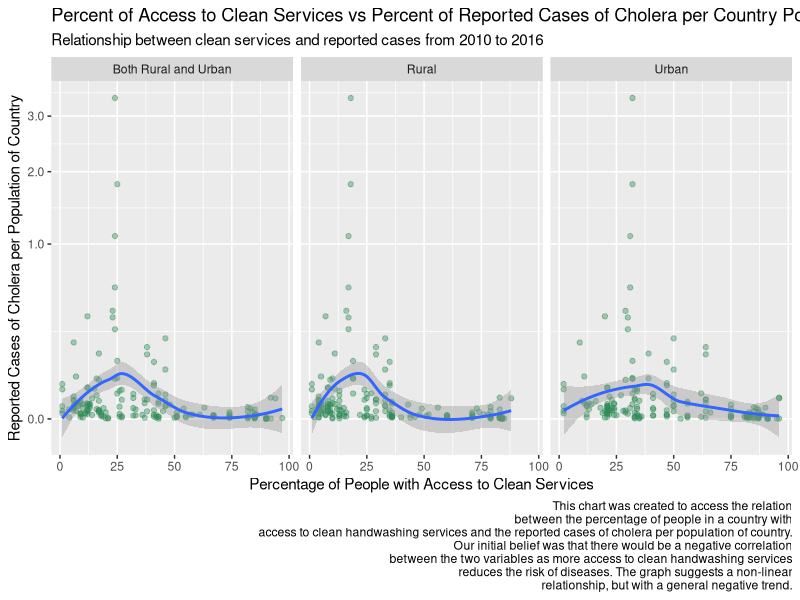
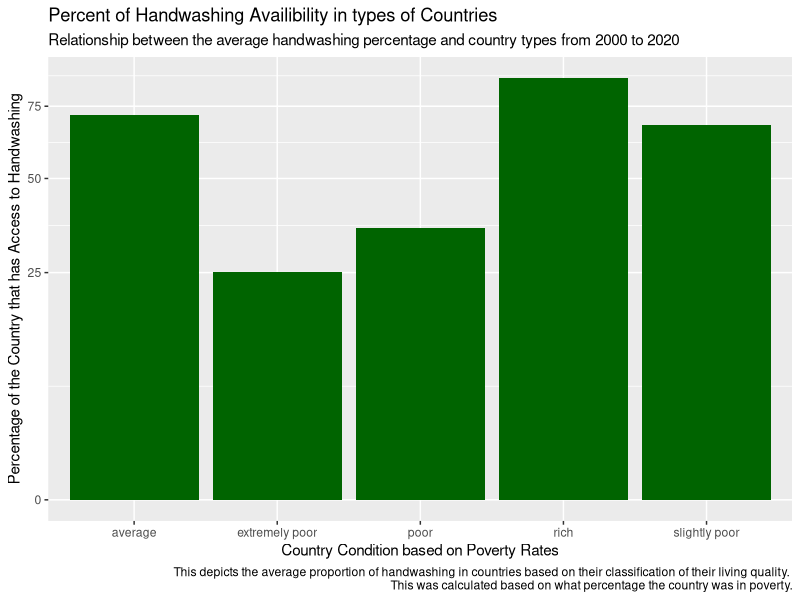

Recreate these plots in R, in order.
## ---- chunk 1
knitr::opts_chunk$set(echo = FALSE)
library(dplyr)
library(ggplot2)
library(stringr)
library(tidyr)
library(data.table)
library(knitr)

## ---- chunk 2
  #Cholera data
cholera <- read.csv("../data/data_cholera_infection_rate.csv")

#Handwashing data
handwash <- read.csv("../data/data_handwash.csv")

#Population data
population <- read.csv("../data/data_country_population.csv")

#Diarrhea data
diarrhea <- read.csv("../data/data_diarrhea_death_rate.csv")

#Poverty data
poverty <- read.csv("../data/data_poverty.csv")

handwash <- read.csv("../data/data_handwash.csv")
## ---- chunk 3
  #Convert Years to rows
population_filtered <- select(population, -c(Country.Code, Indicator.Name, Indicator.Code)) %>%
                      gather("Year", "Population", -Country.Name)%>%
                      rename(Country =Country.Name)
#Rename columns for handwash
handwash_filtered <- slice(handwash,3:n())
names(handwash_filtered) <-  paste0(names(handwash_filtered), ",") %>%
                               str_replace("\\.1,", ", Urban") %>%
                          str_replace("\\.2,", ", Rural") %>%
                          str_replace("\\,$", ", Both Rural and Urban")
#Remove Years to actual years
population_filtered$Year <- strtoi(str_replace(population_filtered$Year, "X", ""))
#Convert handwash years to rows
handwash_filtered <- rename(handwash_filtered, Countries = "X, Both Rural and Urban") %>%
                      gather("Year_and_type", "Percent", -Countries) %>%
                    separate("Year_and_type", into = c("Year","Urban_Rural_or_Both"), sep = ", ")%>%
                    rename(Country = Countries)
#Convert Percentages to integers
#String to integer function is from:
#https://www.tutorialkart.com/r-tutorial/r-convert-string-to-integer/#:~:text=To%20convert%20String%20to%20Integer%20in%20R%20programming%2C%20call%20strtoi,respect%20to%20the%20specified%20base.
handwash_filtered$Percent <- strtoi(handwash_filtered$Percent)
handwash_filtered <- filter(handwash_filtered, !is.na(handwash_filtered$Percent))
#Convert Year to actual years
handwash_filtered$Year <- strtoi(str_replace(handwash_filtered$Year, "X", ""))
#Join handwash_filtered and cholera and filter for max date
handwash_and_cholera <- inner_join(handwash_filtered, cholera) %>% filter(Year == max(Year))
#Value 1
maximum_proportion_handwash <- handwash_and_cholera %>%filter(Percent == max(Percent)) %>%
  pull(Percent)
maximum_proportion_handwash <- maximum_proportion_handwash[1]
#Value 2
max_prop_how_many <-  handwash_and_cholera %>% filter(Percent == max(Percent)) %>%
  pull(Country)
max_prop_how_many <- length(max_prop_how_many)
#Value 3
avg_prop_poverty <- round((mean(na.omit(poverty$percPoverty))), digits = 2)
#Value 4
median_cholera_cases  <- round(median(handwash_and_cholera$Number.of.reported.cases.of.cholera, na.rm =TRUE), digits = 2)
#Value 5
minimum_proportion_handwash <-  handwash_and_cholera %>% filter(Percent == min(Percent)) %>%
  pull(Percent)
minimum_proportion_handwash <- minimum_proportion_handwash[1]
#Value 6
min_prop_how_many <-  handwash_and_cholera %>% filter(Percent == min(Percent)) %>%
  pull(Country)
min_prop_how_many <- length(min_prop_how_many)
#Summary list function
summary_list <- list()
summary_list$maximum_proportion_handwash <- maximum_proportion_handwash
summary_list$max_prop_how_many <- max_prop_how_many
summary_list$avg_prop_poverty <- avg_prop_poverty
summary_list$median_cholera_cases <- median_cholera_cases
summary_list$minimum_proportion_handwash <-minimum_proportion_handwash
summary_list$min_prop_how_many <- min_prop_how_many
summary_list$avg_cholera_cases <- round(mean(handwash_and_cholera$Number.of.reported.cases.of.cholera, na.rm =TRUE), digits = 2)
## ---- chunk 4
highest_poverty <- poverty %>%
  group_by(country)%>%
  filter(percPoverty >= 50.0)
table <- as.data.table(highest_poverty)
kable(table)
 
## ---- chunk 5
  #Convert Years to rows
population_filtered <- select(population, -c(Country.Code, Indicator.Name, Indicator.Code)) %>%
                      gather("Year", "Population", -Country.Name)%>%
                      rename(Country =Country.Name)
#Rename columns for handwash
handwash_filtered <- slice(handwash,3:n())
names(handwash_filtered) <-  paste0(names(handwash_filtered), ",") %>%
                               str_replace("\\.1,", ", Urban") %>%
                          str_replace("\\.2,", ", Rural") %>%
                          str_replace("\\,$", ", Both Rural and Urban")

#Remove Years to actual years
population_filtered$Year <- strtoi(str_replace(population_filtered$Year, "X", ""))

#Convert handwash years to rows
handwash_filtered <- rename(handwash_filtered, Countries = "X, Both Rural and Urban") %>%
                      gather("Year_and_type", "Percent", -Countries) %>%
                    separate("Year_and_type", into = c("Year","Urban_Rural_or_Both"), sep = ", ")%>%
                    rename(Country = Countries)

#Convert Percentages to integers
#String to integer function is from:
#https://www.tutorialkart.com/r-tutorial/r-convert-string-to-integer/#:~:text=To%20convert%20String%20to%20Integer%20in%20R%20programming%2C%20call%20strtoi,respect%20to%20the%20specified%20base.
handwash_filtered$Percent <- strtoi(handwash_filtered$Percent)
handwash_filtered <- filter(handwash_filtered, !is.na(handwash_filtered$Percent))

#Convert Year to actual years
handwash_filtered$Year <- strtoi(str_replace(handwash_filtered$Year, "X", ""))

#Join handwash_filtered and cholera
handwash_and_cholera <- inner_join(handwash_filtered, cholera)

#Join handwash_and_cholera with population_filtered, and
#create Proportion for Cholera Cases divided by Proportion of Sanitation
final_dataframe <- inner_join(handwash_and_cholera, population_filtered) %>%
                    mutate(cases_per_population = Number.of.reported.cases.of.cholera / Population * 100) %>%
                    filter(Year == 2016 | Year == 2015 | Year == 2014 | Year ==2013 | Year == 2012 | Year == 2011| Year == 2010 )

#Make our ggplot2 chart
chart_1 <- ggplot(data = final_dataframe, aes(x = Percent, y = cases_per_population)) +
                    geom_point(alpha = .4, color = "seagreen") +
                    geom_smooth()+facet_wrap(~Urban_Rural_or_Both) +
                    xlab("Percentage of People with Access to Clean Services") +
                    ylab("Reported Cases of Cholera per Population of Country") +
                  # I got the scales::comma lable from:
                  #https://stackoverflow.com/questions/52602503/display-an-axis-value-in-millions-in-ggplot
                  #Square root scale is from:
                  #https://ggplot2-book.org/scales-guides.html
                    scale_y_sqrt(labels = scales::comma) +
                    labs(title = "Percent of Access to Clean Services vs Percent of Reported Cases of Cholera per Country Population",
                        subtitle = "Relationship between clean services and reported cases from 2010 to 2016",
                        caption = "This chart was created to access the relation
                        between the percentage of people in a country with
                        access to clean handwashing services and the reported cases of cholera per population of country.
                        Our initial belief was that there would be a negative correlation
                        between the two variables as more access to clean handwashing services
                        reduces the risk of diseases. The graph suggests a non-linear
                        relationship, but with a general negative trend.")


chart_1


## ---- chunk 6
library(dplyr)
library(ggplot2)
library(stringr)
library(tidyr)



handwash_filtered <- slice(handwash,3:n())
names(handwash_filtered) <-  paste0(names(handwash_filtered), ",") %>%
  str_replace("\\.1,", ", Urban") %>%
  str_replace("\\.2,", ", Rural") %>%
  str_replace("\\,$", ", Both Rural and Urban")

#Convert handwash years to rows
handwash_filtered <- rename(handwash_filtered, Countries = "X, Both Rural and Urban") %>%
  gather("Year_and_type", "Percent", -Countries) %>%
  separate("Year_and_type", into = c("Year","Urban_Rural_or_Both"), sep = ", ")%>%
  rename(Country = Countries)

#Convert Percentages to integers
#String to integer function is from:
#https://www.tutorialkart.com/r-tutorial/r-convert-string-to-integer/#:~:text=To%20convert%20String%20to%20Integer%20in%20R%20programming%2C%20call%20strtoi,respect%20to%20the%20specified%20base.
handwash_filtered$Percent <- strtoi(handwash_filtered$Percent)
handwash_filtered <- filter(handwash_filtered, !is.na(handwash_filtered$Percent))

#Convert Year to actual years
handwash_filtered$Year <- strtoi(str_replace(handwash_filtered$Year, "X", ""))



handwash_filtered <- slice(handwash,3:n())
names(handwash_filtered) <-  paste0(names(handwash_filtered), ",") %>%
  str_replace("\\.1,", ", Urban") %>%
  str_replace("\\.2,", ", Rural") %>%
  str_replace("\\,$", ", Both Rural and Urban")

#Convert handwash years to rows
handwash_filtered <- rename(handwash_filtered, Countries = "X, Both Rural and Urban") %>%
  gather("Year_and_type", "Percent", -Countries) %>%
  separate("Year_and_type", into = c("Year","Urban_Rural_or_Both"), sep = ", ")%>%
  rename(Country = Countries)

#Convert Percentages to integers
#String to integer function is from:
#https://www.tutorialkart.com/r-tutorial/r-convert-string-to-integer/#:~:text=To%20convert%20String%20to%20Integer%20in%20R%20programming%2C%20call%20strtoi,respect%20to%20the%20specified%20base.
handwash_filtered$Percent <- strtoi(handwash_filtered$Percent)
handwash_filtered <- filter(handwash_filtered, !is.na(handwash_filtered$Percent))

#Convert Year to actual years
handwash_filtered$Year <- strtoi(str_replace(handwash_filtered$Year, "X", ""))


poverty_df <- data.frame(poverty$percPoverty, poverty)
poverty_df <- data.frame(poverty_df$percPoverty, poverty)
poverty_df$percPoverty <- as.double(poverty_df$percPoverty)


handwash_df <- handwash_filtered %>% mutate(no = (100 - handwash_filtered$Percent)) 


poverty.df <- poverty_df %>% mutate(
  country_type = ifelse(poverty_df$percPoverty  < 10,"rich", ifelse(poverty_df$percPoverty < 20 & poverty_df$percPoverty > 10,  
                                                                    "average", ifelse(poverty_df$percPoverty < 30 & poverty_df$percPoverty > 20, "slightly poor", ifelse(poverty_df$percPoverty < 40 & 
                                                                                                                                                                           poverty_df$percPoverty > 30, "poor", "extremely poor"))))
)

poverty.df <- poverty.df %>% 
  rename("Country" = "country")

merge <- inner_join(poverty.df, handwash_df)


merge <- merge %>%group_by(country_type) %>%
  summarise(Percent = mean(Percent))
merge <- arrange(merge, Percent)

merge %>%filter(!is.na(country_type))


poverty_df <- data.frame(poverty$percPoverty, poverty)
poverty_df <- data.frame(poverty_df$percPoverty, poverty)
poverty_df$percPoverty <- as.double(poverty_df$percPoverty)


handwash_df <- handwash_filtered %>% mutate(no = (100 - handwash_filtered$Percent)) 


poverty.df <- poverty_df %>% mutate(
country_type = ifelse(poverty_df$percPoverty  < 10,"rich", ifelse(poverty_df$percPoverty < 20 & poverty_df$percPoverty > 10,  
    "average", ifelse(poverty_df$percPoverty < 30 & poverty_df$percPoverty > 20, "slightly poor", ifelse(poverty_df$percPoverty < 40 & 
    poverty_df$percPoverty > 30, "poor", "extremely poor"))))
 )

poverty.df <- poverty.df %>% 
  rename("Country" = "country")

merge <- inner_join(poverty.df, handwash_df)



merge <- merge %>%group_by(country_type) %>%
summarise(Percent = mean(Percent))
merge <- arrange(merge, Percent)

merge %>%filter(!is.na(country_type))

p<-ggplot(data= na.omit(merge), aes(x=country_type, y=Percent)) +
  geom_bar(stat="identity", fill = " dark green") +
 
  xlab("Country Condition based on Poverty Rates") +
  ylab("Percentage of the Country that has Access to Handwashing") +
   scale_y_sqrt(labels = scales::comma)  +
  labs(title = "Percent of Handwashing Availibility in types of Countries", 
       subtitle = "Relationship between the average handwashing percentage and country types from 2000 to 2020", 
       caption = "This depicts the average proportion of handwashing in countries based on their classification of their living quality. 
       This was calculated based on what percentage the country was in poverty." )
p




## ---- chunk 7
# total handwashing with soap
# 
# total_handwashing <- read.csv("data/data_handwash.csv") %>%
#   select('...1', `2020...2`, `2019...5`, `2018...8`, `2017...11`, `2016...14`, `2015...17`, `2014...20`, `2013...23`, `2012...26`, `2011...29`, `2010...32`, `2009...35`, `2008...38`, `2007...41`, `2006...44`, `2005...47`, `2004...50`, `2003...53`, `2002...56`, `2001...59`)
# total_handwashing<- rename(total_handwashing, countries = '...1')
# total_handwashing <- rename( total_handwashing, '2020' = '2020...2', '2019' = `2019...5`,  '2018' = `2018...8`, '2017' = `2017...11`,  '2016' = `2016...14`, '2015' = `2015...17`, '2014' = `2014...20`, '2013' = `2013...23`, '2012' = `2012...26`, '2011' = `2011...29`, '2010' = `2010...32`, '2009' = `2009...35`, '2008' = `2008...38`, '2007' = `2007...41`, '2006' = `2006...44`, '2005' = `2005...47`, '2004' = `2004...50`, '2003' = `2003...53`, '2002' = `2002...56`, '2001' = `2001...59` )
# View(total_handwashing)
# 
# total_handwashing = total_handwashing[-1, ]
# 
# total_handwashing <- total_handwashing %>%
#   pivot_longer(-c('countries'), names_to = "date", values_to = "total_percentage")
# View(total_handwashing)
# 
# total_handwashing = total_handwashing[-1:-20, ]
# 
# total_handwashing <- na.omit(total_handwashing)
# View(total_handwashing)
# 
# total_handwashing$total_percentage <- strtoi(total_handwashing$total_percentage)
# total_handwashing$date <- strtoi(total_handwashing$date)
# 
# total_handwashing <- total_handwashing %>%
#   group_by(countries, date) %>%
#   summarise(total_percentage = sum(total_percentage)) %>%
#   ungroup()
# 
# total_handwashing <- total_handwashing %>%
#   group_by(date) %>%
#   summarise(total_percentage = mean(total_percentage))
# 
# 
# total_handwashing_plot <- total_handwashing %>%
#   ggplot(aes(x = date, y = total_percentage)) + 
#   geom_line(alpha = .4, color = "seagreen") + 
#   xlab("Date") +
#   ylab("Percentage of People with Access to Handwashing Services") +
#   scale_y_sqrt(labels = scales::comma) + 
#   labs(title = "Average total percentage of Handwashing Access per Year",
#        subtitle = "Relationship between Handwashing Service Accessibility and Date",
#        caption = " This chart was created to determine the correlation between handwashing access and time.
#                   This will help people visualize how handwashing access has developed over the past years.
#                   We initially thought that the graph would show very visible positive growth, however,
#                   we can now see how their are quite a few dips in the chart that we did not expect.It is observed
#                   how the chart does seem to be leveling out in the recent years. This answers our 
#                   question #2 of if access to handwashing services has increased over time.")
# 
